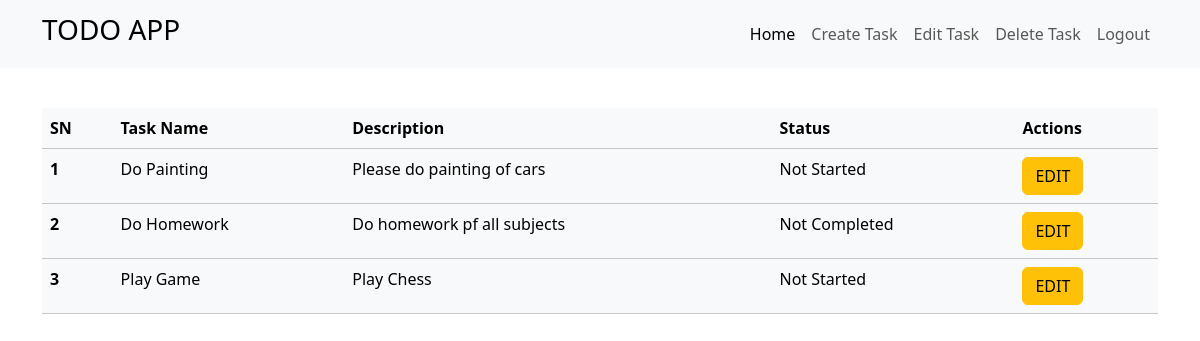
/editpage/ (signed in), run on an earlier commit of the app's database.
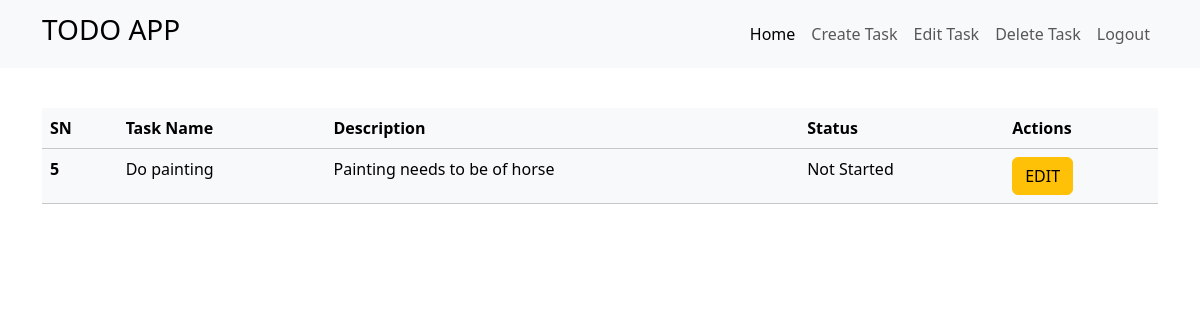
And on a later commit of the database.
### core/models.py (models this page shows)
class Todo(models.Model):
    name = models.CharField(max_length=200)
    description = models.TextField()
    status = models.CharField(max_length=200)

### core/views.py (the view)
# urls.py: path('editpage/',editpage,name='editpage'),
@login_required(login_url='login')
def editpage(request):
    todo_objs = Todo.objects.all()
    data = {'todos':todo_objs}
    return render (request,'editpage.html',context=data)

### templates/editpage.html (shortened to what this page needs)
<!doctype html>
<html lang="en">
  <head>
    <link href="https://cdn.jsdelivr.net/npm/bootstrap@5.3.3/dist/css/bootstrap.min.css" rel="stylesheet">
  </head>
  <body>
    <nav class="navbar navbar-expand-lg bg-body-tertiary">
        <div class="container">
          <a class="navbar-brand" href="{% url 'home' %}"><h3>TODO APP</h3></a>
          <div class="collapse navbar-collapse" id="navbarSupportedContent">
            <ul class="navbar-nav ms-auto mb-2 mb-lg-0">
              <li class="nav-item">
                <a class="nav-link active" aria-current="page" href="{% url 'home' %}">Home</a>
              </li>
              <li class="nav-item">
                <a class="nav-link" href="{% url 'create' %}">Create Task</a>
              </li>
              <li class="nav-item">
                <a class="nav-link" href="{% url 'editpage' %}">Edit Task</a>
              </li>
              <li class="nav-item">
                <a class="nav-link" href="{% url 'deletepage' %}">Delete Task</a>
              </li>
              <li class="nav-item">
                <a class="nav-link" href="{% url 'logout' %}">Logout</a>
              </li>
            </ul>
          </div>
        </div>
      </nav>
      <div class='container'>
        <table class="table table-light">
            <thead>
            <tr>
                <th scope="col">SN</th>
                <th scope="col">Task Name</th>
                <th scope="col">Description</th>
                <th scope="col">Status</th>
                <th scope="col" colspan='2'>Actions</th>
            </tr>
            </thead>
            <tbody>
                {% for todo in todos %}
            <tr>
                <th scope="row">{{todo.id}}</th>
                <td>{{todo.name}}</td>
                <td>{{todo.description}}</td>
                <td>{{todo.status}}</td>
                <td><a href="{% url 'edit' pk=todo.id %}"><button type="button" class="btn btn-warning">EDIT</button></a></td>
            </tr>
            {% endfor %}
            </tbody>
        </table>
    </div>
  </body>
</html>

What changed in the data, as far as the page shows it:
removed Todo: id "1", name "Do Painting", description "Please do painting of cars", status "Not Started"
removed Todo: id "2", name "Do Homework", description "Do homework pf all subjects", status "Not Completed"
removed Todo: id "3", name "Play Game", description "Play Chess", status "Not Started"
added Todo: id "5", name "Do painting", description "Painting needs to be of horse", status "Not Started"
